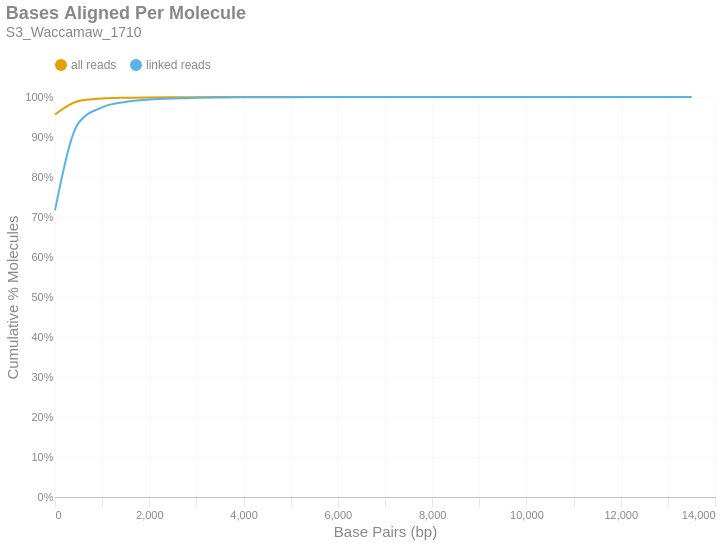

Source (notebook cell):
### Markdown cell above
### Bases Aligned Per Molecule
This is a cumulative frequency distribution showing the number of base pairs aligned per unique molecule. These data are shown in 500 bp bins. There are two distributions: one with `all reads` (yellow) and another with only `linked reads` (blue). The percent of molecules in the `linked reads` distribution is relative to the total number of linked molecules.

### Code cell
if SKIPLR:
    print_html(f"Skipped")
else:
    binned_df = consolidated_hist(valids['aligned_bp'], mask, 500, True)
    with SafeRender(binned_df):
        (
            density_plot(binned_df, 'Bases Aligned Per Molecule', samplename, 'basesper')
            .encode(
                x=alt.X('bin:Q', title="Base Pairs (bp)").axis(tickMinStep=500).scale(padding=0),
                y=alt.Y('value:Q', title='Cumulative % Molecules')
                    .axis(format='%')
                    .scale(domain = [0,1])
                    .stack(False),
                color=alt.Color("key:N").scale(domain = ["all reads", "linked reads"]),
                tooltip = [
                    alt.Tooltip("key:N", title = "Data Type"),
                    alt.Tooltip("range_label:N", title="Bases Aligned Per Molecule"),
                    alt.Tooltip("value:Q", format = ".2%", title="% Molecules (Cum.)")
                ]
            )
        ).display()

### Figure 1 — Vega-Lite specification as saved in the notebook (floating-point values rounded to 4 significant figures)
{"width": "container", "height": 400, "config": {"title": {"anchor": "start", "dy": -15, "fontSize": 18, "color": "#888888", "subtitleColor": "#888888", "subtitleFontSize": 14}, "arc": {"fill": "#0072B2"}, "axis": {"domainColor": "#888888", "domainWidth": 0.5, "gridWidth": 0.2, "grid": false, "titleFontWeight": 400, "titleFontSize": 15, "labelFontSize": 11, "labelColor": "#888888", "tickColor": "#888888", "tickWidth": 0.2, "titleColor": "#888888"}, "axisBand": {"grid": false}, "axisX": {"grid": true, "tickSize": 10, "domainCap": "round"}, "axisY": {"domain": false, "grid": true, "tickSize": 0, "domainCap": "round"}, "background": "transparent", "header": {"labelFontSize": 15, "labelColor": "#888888", "titleFontSize": 15, "titleFontWeight": 600, "titleColor": "#888888"}, "legend": {"labelFont": "sans-serif", "labelFontSize": 12, "labelColor": "#888888", "symbolSize": 100, "symbolType": "circle", "titleFontSize": 12, "titlePadding": 10, "titleColor": "#888888", "title": null, "orient": "top"}, "range": {"category": ["#E69F00", "#56B4E9", "#009E73", "#F0E442", "#0072B2", "#D55E00", "#CC79A7", "#000000"], "diverging": ["#cfe8f3", "#a2d4ec", "#73bfe2", "#46abdb", "#1696d2", "#12719e"]}, "area": {"fill": "#0072B2", "fillOpacity": 0.7, "line": true, "strokeOpacity": 0.7}, "line": {"color": "#0072B2", "stroke": "#0072B2", "strokeWidth": 2}, "trail": {"color": "#0072B2", "stroke": "#0072B2", "strokeWidth": 0, "size": 1}, "point": {"filled": true, "fillOpacity": 1.0, "size": 95}, "text": {"color": "#888888", "fontSize": 11, "align": "right", "fontWeight": 400, "size": 11}, "bar": {"fill": "#0072B2", "stroke": null}, "view": {"stroke": null, "continuousWidth": 660, "continuousHeight": 400}}, "data": {"name": "data-6171eadd8373dac1d6fcea8b85b2729f"}, "mark": {"type": "line", "interpolate": "monotone", "point": {"opacity": 0, "size": 275}}, "encoding": {"color": {"field": "key", "scale": {"domain": ["all reads", "linked reads"]}, "type": "nominal"}, "tooltip": [{"field": "key", "title": "Data Type", "type": "nominal"}, {"field": "range_label", "title": "Bases Aligned Per Molecule", "type": "nominal"}, {"field": "value", "format": ".2%", "title": "% Molecules (Cum.)", "type": "quantitative"}], "x": {"axis": {"tickMinStep": 500}, "field": "bin", "scale": {"padding": 0}, "title": "Base Pairs (bp)", "type": "quantitative"}, "y": {"axis": {"format": "%"}, "field": "value", "scale": {"domain": [0, 1]}, "stack": false, "title": "Cumulative % Molecules", "type": "quantitative"}}, "params": [{"name": "param_c36ac31b6afebe62", "select": {"type": "point", "fields": ["key"]}, "bind": "legend"}], "title": {"text": "Bases Aligned Per Molecule", "subtitle": "S3_Waccamaw_1710"}, "transform": [{"fold": ["all reads (cumsum)", "linked reads (cumsum)"]}, {"calculate": "replace(datum.key, ' (cumsum)', '')", "as": "key"}, {"filter": {"param": "param_c36ac31b6afebe62"}}], "usermeta": {"embedOptions": {"downloadFileName": "S3_Waccamaw_1710.basesper"}}, "$schema": "https://vega.github.io/schema/vega-lite/v6.1.0.json", "datasets": {"data-6171eadd8373dac1d6fcea8b85b2729f": [{"bin": "0.0", "interval": "0.0-500.0", "all reads": 0.9562, "linked reads": 0.7168, "all reads (cumsum)": 0.9562, "linked reads (cumsum)": 0.7168, "range_label": "0-499"}, {"bin": "500.0", "interval": "500.0-1000.0", "all reads": 0.03383, "linked reads": 0.2185, "all reads (cumsum)": 0.9901, "linked reads (cumsum)": 0.9353, "range_label": "500-999"}, {"bin": "1000.0", "interval": "1000.0-1500.0", "all reads": 0.005975, "linked reads": 0.03892, "all reads (cumsum)": 0.996, "linked reads (cumsum)": 0.9742, "range_label": "1000-1499"}, {"bin": "1500.0", "interval": "1500.0-2000.0", "all reads": 0.002063, "linked reads": 0.01346, "all reads (cumsum)": 0.9981, "linked reads (cumsum)": 0.9877, "range_label": "1500-1999"}, {"bin": "2000.0", "interval": "2000.0-2500.0", "all reads": 0.0008876, "linked reads": 0.005791, "all reads (cumsum)": 0.999, "linked reads (cumsum)": 0.9935, "range_label": "2000-2499"}, {"bin": "2500.0", "interval": "2500.0-3000.0", "all reads": 0.0004513, "linked reads": 0.002944, "all reads (cumsum)": 0.9995, "linked reads (cumsum)": 0.9964, "range_label": "2500-2999"}, {"bin": "3000.0", "interval": "3000.0-3500.0", "all reads": 0.0002134, "linked reads": 0.001392, "all reads (cumsum)": 0.9997, "linked reads (cumsum)": 0.9978, "range_label": "3000-3499"}, {"bin": "3500.0", "interval": "3500.0-4000.0", "all reads": 0.0001253, "linked reads": 0.0008177, "all reads (cumsum)": 0.9998, "linked reads (cumsum)": 0.9986, "range_label": "3500-3999"}, {"bin": "4000.0", "interval": "4000.0-4500.0", "all reads": 7.905e-05, "linked reads": 0.0005157, "all reads (cumsum)": 0.9999, "linked reads (cumsum)": 0.9991, "range_label": "4000-4499"}, {"bin": "4500.0", "interval": "4500.0-5000.0", "all reads": 4.645e-05, "linked reads": 0.000303, "all reads (cumsum)": 0.9999, "linked reads (cumsum)": 0.9995, "range_label": "4500-4999"}, {"bin": "5000.0", "interval": "5000.0-5500.0", "all reads": 2.409e-05, "linked reads": 0.0001572, "all reads (cumsum)": 0.9999, "linked reads (cumsum)": 0.9996, "range_label": "5000-5499"}, {"bin": "5500.0", "interval": "5500.0-6000.0", "all reads": 1.953e-05, "linked reads": 0.0001274, "all reads (cumsum)": 1.0, "linked reads (cumsum)": 0.9997, "range_label": "5500-5999"}, {"bin": "6000.0", "interval": "6000.0-6500.0", "all reads": 1.26e-05, "linked reads": 8.218e-05, "all reads (cumsum)": 1.0, "linked reads (cumsum)": 0.9998, "range_label": "6000-6499"}, {"bin": "6500.0", "interval": "6500.0-7000.0", "all reads": 7.558e-06, "linked reads": 4.931e-05, "all reads (cumsum)": 1.0, "linked reads (cumsum)": 0.9999, "range_label": "6500-6999"}, {"bin": "7000.0", "interval": "7000.0-7500.0", "all reads": 6.928e-06, "linked reads": 4.52e-05, "all reads (cumsum)": 1.0, "linked reads (cumsum)": 0.9999, "range_label": "7000-7499"}, {"bin": "7500.0", "interval": "7500.0-8000.0", "all reads": 3.937e-06, "linked reads": 2.568e-05, "all reads (cumsum)": 1.0, "linked reads (cumsum)": 0.9999, "range_label": "7500-7999"}, {"bin": "8000.0", "interval": "8000.0-8500.0", "all reads": 2.677e-06, "linked reads": 1.746e-05, "all reads (cumsum)": 1.0, "linked reads (cumsum)": 1.0, "range_label": "8000-8499"}, {"bin": "8500.0", "interval": "8500.0-9000.0", "all reads": 1.89e-06, "linked reads": 1.233e-05, "all reads (cumsum)": 1.0, "linked reads (cumsum)": 1.0, "range_label": "8500-8999"}, {"bin": "9000.0", "interval": "9000.0-9500.0", "all reads": 1.102e-06, "linked reads": 7.191e-06, "all reads (cumsum)": 1.0, "linked reads (cumsum)": 1.0, "range_label": "9000-9499"}, {"bin": "9500.0", "interval": "9500.0-10000.0", "all reads": 1.417e-06, "linked reads": 9.245e-06, "all reads (cumsum)": 1.0, "linked reads (cumsum)": 1.0, "range_label": "9500-9999"}, {"bin": "10000.0", "interval": "10000.0-10500.0", "all reads": 1.102e-06, "linked reads": 7.191e-06, "all reads (cumsum)": 1.0, "linked reads (cumsum)": 1.0, "range_label": "10000-10499"}, {"bin": "10500.0", "interval": "10500.0-11000.0", "all reads": 3.149e-07, "linked reads": 2.055e-06, "all reads (cumsum)": 1.0, "linked reads (cumsum)": 1.0, "range_label": "10500-10999"}, {"bin": "11000.0", "interval": "11000.0-11500.0", "all reads": 0.0, "linked reads": 0.0, "all reads (cumsum)": 1.0, "linked reads (cumsum)": 1.0, "range_label": "11000-11499"}, {"bin": "11500.0", "interval": "11500.0-12000.0", "all reads": 1.575e-07, "linked reads": 1.027e-06, "all reads (cumsum)": 1.0, "linked reads (cumsum)": 1.0, "range_label": "11500-11999"}, {"bin": "12000.0", "interval": "12000.0-12500.0", "all reads": 3.149e-07, "linked reads": 2.055e-06, "all reads (cumsum)": 1.0, "linked reads (cumsum)": 1.0, "range_label": "12000-12499"}, {"bin": "12500.0", "interval": "12500.0-13000.0", "all reads": 1.575e-07, "linked reads": 1.027e-06, "all reads (cumsum)": 1.0, "linked reads (cumsum)": 1.0, "range_label": "12500-12999"}, {"bin": "13000.0", "interval": "13000.0-13500.0", "all reads": 1.575e-07, "linked reads": 1.027e-06, "all reads (cumsum)": 1.0, "linked reads (cumsum)": 1.0, "range_label": "13000-13499"}, {"bin": "13500.0", "interval": "13500.0-14000.0", "all reads": 3.149e-07, "linked reads": 2.055e-06, "all reads (cumsum)": 1.0, "linked reads (cumsum)": 1.0, "range_label": "13500-13999"}]}}
